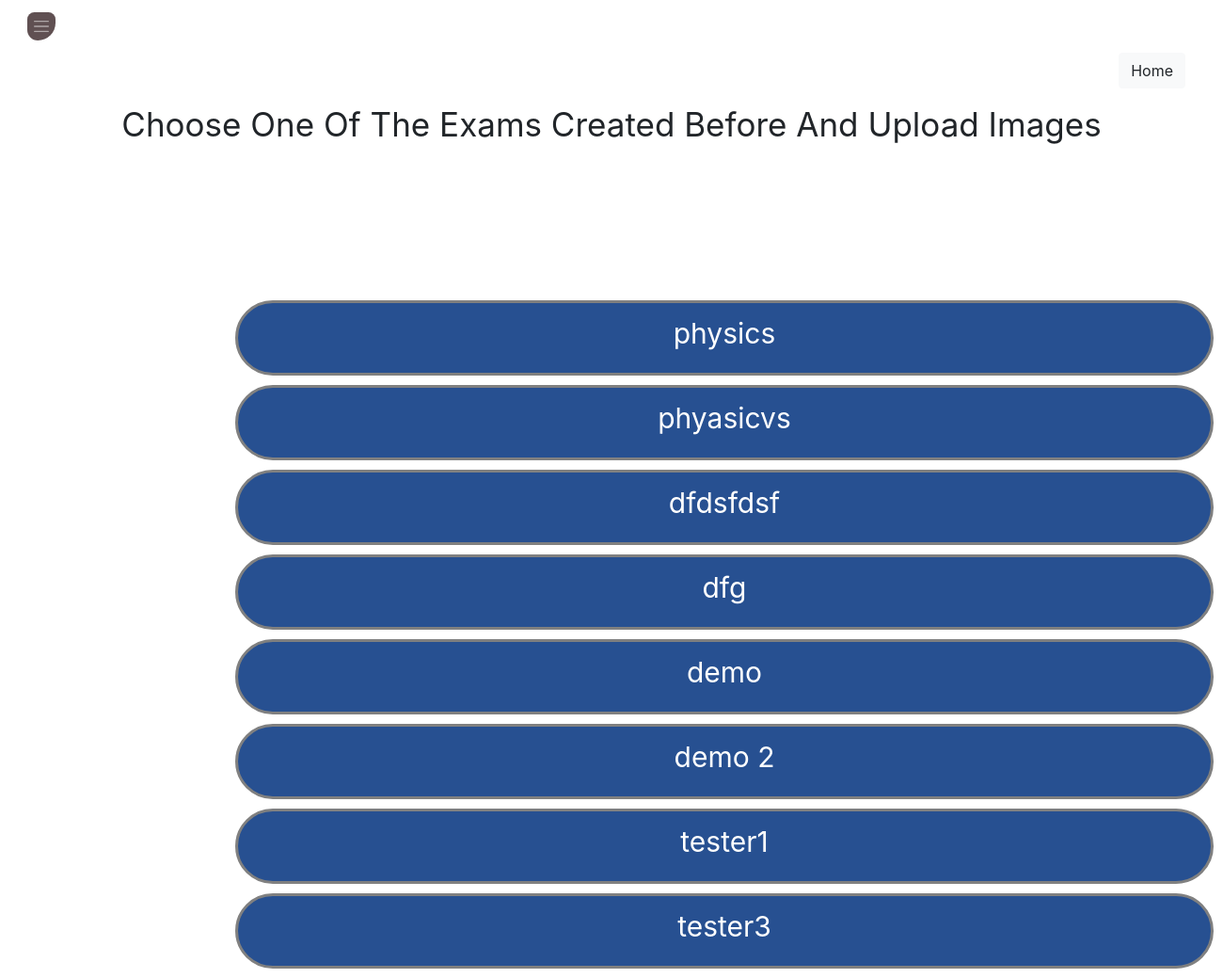
Page /functions/eval/ (signed in) on the committed database.
### functions/models.py (models this page shows, shortened)
class Exam(models.Model):
        user = models.ForeignKey(User,on_delete=models.CASCADE)
        exam_name = models.CharField(max_length = 200)
        ansKey = models.FileField(null=False,blank=False,upload_to='exams/answer_key/' )
        ansKeyImg = models.FileField(null=False,blank=False,upload_to='exams/answer_key_img/' )
        template = models.ForeignKey(omr_templates,on_delete=models.PROTECT)

### functions/views.py (the view)
# urls.py: path('eval/',login_required(eval.as_view()),name='exam-eval'),
class eval(ListView):
        template_name = 'eval_selection.html'
        context_object_name = 'exams'
        def get_queryset(self):
            return Exam.objects.filter(user=self.request.user)

### functions/templates/eval_selection.html (shortened to what this page needs)
{% extends 'base.html' %}
{% load static %}
{% block link %}
<link rel="stylesheet" href="{% static "css/all_templates.css" %}">
{% endblock link %}
{% block content %}
<div class="pos-f-t">
<nav class="navbar navbar-dark">
  <button class="navbar-toggler" type="button" data-toggle="collapse" data-target="#navbarToggleExternalContent" aria-controls="navbarToggleExternalContent" aria-expanded="false" aria-label="Toggle navigation">
    <span class="navbar-toggler-icon"></span>
  </button>
</nav>
</div>
<a href="{% url 'home-page'%}"><h3 class="homeNav"><button type="button" class="btn btn-light">Home</button></h3></a>
<div class="text-center" style="margin:50px;text-align: center; font-size:35px; ">
Choose One Of The Exams Created Before And Upload Images</div>
<div class="template-list" style=" padding-left:30vh; margin-top:20vh; text-align: center; height: auto; width:auto; font-size:24px;">
  {% for exam in exams %}
  <a style="margin:10px; padding-left:40vh; padding-right:40vh; display:block; width:130vh; height:10vh; background-color:#275091;
  color:white; border: 3px solid gray; border-radius:50px; font-size:30px; padding-top:10px; color:white;" href="/functions/exam-detail/{{exam.exam_name}}/inputs">{{exam.exam_name}}</a>
  {% endfor %}
</div>
{% endblock content %}

### Static_dev/static/css/all_templates.css (style rules this page uses)
.navbar-toggler-icon { background-color: #605052; background-size: 20px; border-radius: 20px 20px 50px 30px; }
a:-webkit-any-link { color: -webkit-link; cursor: pointer; text-decoration: none; background-color: transparent; }
.homeNav { float:right; margin-right:40px; }

### rows in the picture
Exam: exam_name "physics"
Exam: exam_name "phyasicvs"
Exam: exam_name "dfdsfdsf"
Exam: exam_name "dfg"
Exam: exam_name "demo"
Exam: exam_name "demo 2"
Exam: exam_name "tester1"
Exam: exam_name "tester3"
